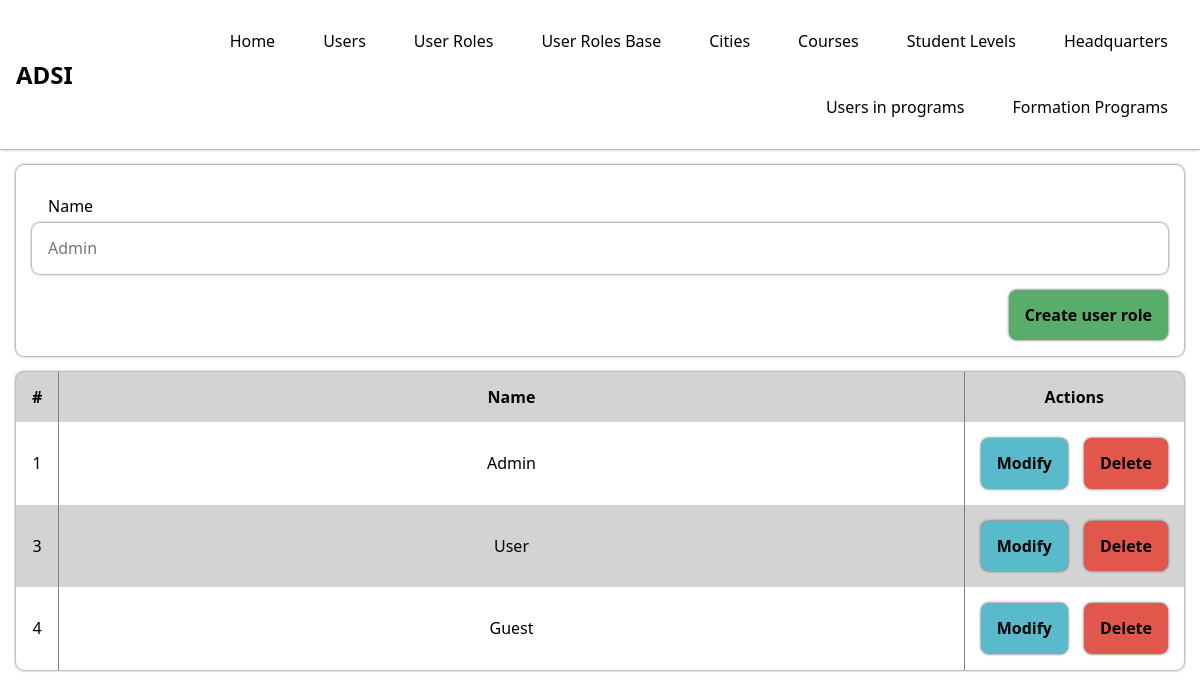
The app's page /user_roles_base.php with its own data.
### tables this page shows
CREATE TABLE `user_roles_base` (
  `id` int(11) NOT NULL,
  `name` varchar(255) NOT NULL
);

### php/function.php (called while the page is built, shortened)
<?php
function dbQuery($query)
{
  $connection = mysqli_connect("localhost", "slogive", "123456789", "courses_platform");
  $result = mysqli_query($connection, $query);
  return $result;
}

### user_roles_base.php (the view, shortened to what this page needs)
<!DOCTYPE html>
<html lang="es-CO">
<head>
  <?php
  include("./modules/head.php");
  include("./php/function.php");
  ?>
</head>
<body>
  <?php
  include("./modules/nav.php");
  ?>
  <main class="main">
    <form action="" method="post">
      <label for="name">Name</label>
      <input type="text" name="name" id="name" value="<?php echo isset($_GET['put']) ? $row->name : ''; ?>" placeholder="Admin">
      <div class="form_actions">
        <?php echo isset($_GET['put']) ?
          '<input type="submit" name="submit" value="Edit user role"><input onclick="cancel(\'user_roles_base\')" type="button" value="Cancel">'
          :
          '<input type="submit" name="submit" value="Create user role">'
        ?>
      </div>
    </form>
    <div class="table">
      <div class="body c3">
        <div class="header">#</div>
        <div class="header">Name</div>
        <div class="header">Actions</div>
        <?php
        $sql = "SELECT * FROM user_roles_base";
        $result = dbQuery($sql);
        while ($row = mysqli_fetch_object($result)) {
        ?>
          <div class="row"><?php echo $row->id ?></div>
          <div class="row"><?php echo $row->name ?></div>
          <div class="actions">
            <a href="user_roles_base?id=<?php echo $row->id ?>&put">
              Modify
            </a>
            <a href="user_roles_base?id=<?php echo $row->id ?>&delete">
              Delete
            </a>
          </div>
        <?php } ?>
      </div>
    </div>
  </main>
</body>
</html>

### styles/global.css (style rules this page uses)
html { line-height: 1.15; -webkit-text-size-adjust: 100%; }
body { margin: 0; min-height: 100vh; font-family: system-ui, -apple-system, BlinkMacSystemFont, "Segoe UI", Roboto, Oxygen, Ubuntu, Cantarell, "Open Sans", "Helvetica Neue", sans-serif, monospace; overflow-y: scroll; }
main { display: block; }
a { background-color: transparent; }
button, input, optgroup, select, textarea { font-family: inherit; font-size: 100%; line-height: 1.15; margin: 0; }
button, input { overflow: visible; }
button, [type=button], [type=reset], [type=submit] { -webkit-appearance: button; }
:root { --measure: 16px; }
@media screen and (min-width: 769px) { :root { --measure: 16px; } }
.main { display: grid; padding: var(--measure); gap: var(--measure); }
.main form { display: grid; padding: var(--measure); border-radius: 8px; -webkit-box-shadow: 0px 0px 3px 0px rgba(0, 0, 0, 0.7); -moz-box-shadow: 0px 0px 3px 0px rgba(0, 0, 0, 0.7); box-shadow: 0px 0px 3px 0px rgba(0, 0, 0, 0.7); }
.main form label { padding: 0 var(--measure); margin-top: var(--measure); margin-bottom: calc(var(--measure) / 2); }
.main form input { border: none; outline: none; padding: var(--measure); border-radius: 8px; -webkit-box-shadow: 0px 0px 3px 0px rgba(0, 0, 0, 0.7); -moz-box-shadow: 0px 0px 3px 0px rgba(0, 0, 0, 0.7); box-shadow: 0px 0px 3px 0px rgba(0, 0, 0, 0.7); }
.main form .form_actions { display: grid; grid-template-columns: repeat(2, min-content); justify-content: right; }
.main form .form_actions input[type=submit] { background: #59ad6a; }
.main form .form_actions input[type=submit], .main form .form_actions input[type=button] { padding: var(--measure); border-radius: 8px; outline: none; border: none; transition: all ease-in-out 150ms; margin-top: var(--measure); font-weight: bold; -webkit-box-shadow: 0px 0px 3px 0px rgba(0, 0, 0, 0.7); -moz-box-shadow: 0px 0px 3px 0px rgba(0, 0, 0, 0.7); box-shadow: 0px 0px 3px 0px rgba(0, 0, 0, 0.7); }
.main .table { display: grid; border-radius: 8px; -webkit-box-shadow: 0px 0px 3px 0px rgba(0, 0, 0, 0.7); -moz-box-shadow: 0px 0px 3px 0px rgba(0, 0, 0, 0.7); box-shadow: 0px 0px 3px 0px rgba(0, 0, 0, 0.7); }
.main .table .body { display: grid; overflow-x: scroll; overflow-y: hidden; border-radius: 8px; column-gap: 1px; background: gray; }
.main .table .body .header { font-weight: bold; }
.main .table .body div { display: grid; align-content: center; justify-content: center; padding: var(--measure); background: white; text-align: center; }
.main .table .body .actions { display: grid; gap: var(--measure); padding: var(--measure); grid-template-columns: repeat(2, auto); }
.main .table .body .actions a { text-decoration: none; transition: all ease-in-out 150ms; border-radius: 8px; color: black; padding: var(--measure); background: #f0f0f0; font-weight: bold; -webkit-box-shadow: 0px 0px 3px 0px rgba(0, 0, 0, 0.7); -moz-box-shadow: 0px 0px 3px 0px rgba(0, 0, 0, 0.7); box-shadow: 0px 0px 3px 0px rgba(0, 0, 0, 0.7); }
.main .table .body .actions a:first-of-type { background: #59bacc; }
.main .table .body .actions a:last-of-type { background: #e2574c; }
.main .table .c3 { grid-template-columns: min-content repeat(1, 1fr) min-content; }
.main .table .c3 div:nth-child(6n+1), .main .table .c3 div:nth-child(6n+2), .main .table .c3 div:nth-child(6n+3) { background: lightgray; }

### records on screen
user_roles_base: id "1", name "Admin"
user_roles_base: id "3", name "User"
user_roles_base: id "4", name "Guest"
